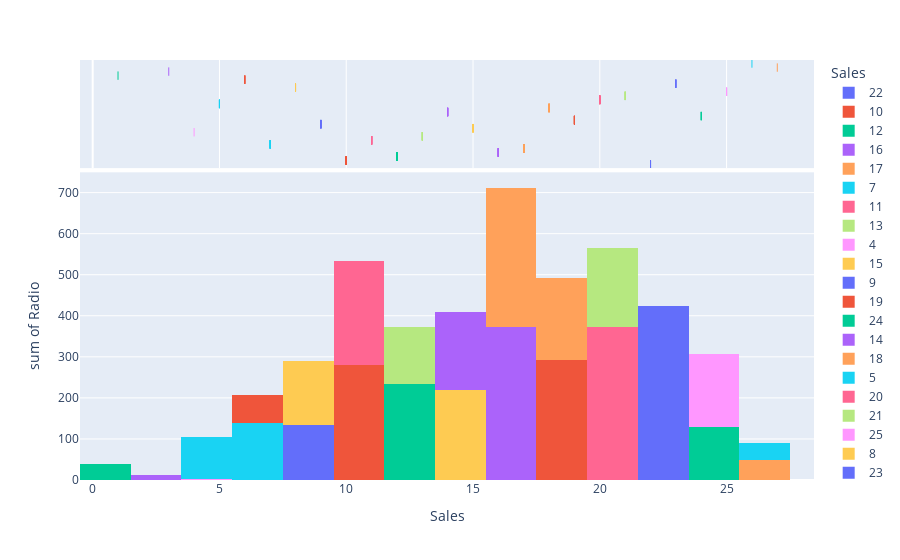

This figure's notebook cell:
### Code cell
fig = px.histogram(df, x="Sales", y="Radio", color="Sales", marginal="rug",
                   hover_data=df.columns)
fig.show()

### Figure 1 — Plotly figure (JSON) as saved in the notebook; plotly's stock layout.template omitted (floating-point values rounded to 4 significant figures)
{"data": [{"alignmentgroup": "True", "bingroup": "x", "histfunc": "sum", "hovertemplate": "Sales=%{x}<br>sum of Radio=%{y}<extra></extra>", "legendgroup": "22", "marker": {"color": "#636efa", "pattern": {"shape": ""}}, "name": "22", "offsetgroup": "22", "orientation": "v", "showlegend": true, "type": "histogram", "x": [22, 22, 22, 22, 22, 22], "xaxis": "x", "y": [37, 47, 41, 43, 36, 45], "yaxis": "y"}, {"alignmentgroup": "True", "boxpoints": "all", "customdata": [[230, 69], [195, 52], [216, 39], [216, 27], [250, 72], [205, 19]], "fillcolor": "rgba(255,255,255,0)", "hoveron": "points", "hovertemplate": "Sales=%{x}<br>TV=%{customdata[0]}<br>Newspaper=%{customdata[1]}<extra></extra>", "jitter": 0, "legendgroup": "22", "line": {"color": "rgba(255,255,255,0)"}, "marker": {"color": "#636efa", "symbol": "line-ns-open"}, "name": "22", "offsetgroup": "22", "showlegend": false, "type": "box", "x": [22, 22, 22, 22, 22, 22], "xaxis": "x2", "yaxis": "y2"}, {"alignmentgroup": "True", "bingroup": "x", "histfunc": "sum", "hovertemplate": "Sales=%{x}<br>sum of Radio=%{y}<extra></extra>", "legendgroup": "10", "marker": {"color": "#EF553B", "pattern": {"shape": ""}}, "name": "10", "offsetgroup": "10", "orientation": "v", "showlegend": true, "type": "histogram", "x": [10, 10, 10, 10, 10, 10, 10, 10, 10, 10, 10, 10, 10, 10, 10], "xaxis": "x", "y": [39, 16, 26, 9, 9, 11, 38, 17, 5, 1, 40, 25, 1, 2, 41], "yaxis": "y"}, {"alignmentgroup": "True", "boxpoints": "all", "customdata": [[44, 45], [70, 40], [43, 35], [89, 35], [100, 3], [87, 25], [36, 65], [73, 12], [104, 34], [140, 9], [38, 11], [44, 20], [149, 24], [139, 26], [39, 5]], "fillcolor": "rgba(255,255,255,0)", "hoveron": "points", "hovertemplate": "Sales=%{x}<br>TV=%{customdata[0]}<br>Newspaper=%{customdata[1]}<extra></extra>", "jitter": 0, "legendgroup": "10", "line": {"color": "rgba(255,255,255,0)"}, "marker": {"color": "#EF553B", "symbol": "line-ns-open"}, "name": "10", "offsetgroup": "10", "showlegend": false, "type": "box", "x": [10, 10, 10, 10, 10, 10, 10, 10, 10, 10, 10, 10, 10, 10, 10], "xaxis": "x2", "yaxis": "y2"}, {"alignmentgroup": "True", "bingroup": "x", "histfunc": "sum", "hovertemplate": "Sales=%{x}<br>sum of Radio=%{y}<extra></extra>", "legendgroup": "12", "marker": {"color": "#00cc96", "pattern": {"shape": ""}}, "name": "12", "offsetgroup": "12", "orientation": "v", "showlegend": true, "type": "histogram", "x": [12, 12, 12, 12, 12, 12, 12, 12, 12, 12, 12], "xaxis": "x", "y": [45, 5, 36, 14, 27, 25, 0, 35, 14, 14, 18], "yaxis": "y"}, {"alignmentgroup": "True", "boxpoints": "all", "customdata": [[17, 69], [66, 24], [67, 114], [109, 31], [76, 16], [88, 73], [90, 23], [75, 52], [139, 25], [96, 38], [131, 34]], "fillcolor": "rgba(255,255,255,0)", "hoveron": "points", "hovertemplate": "Sales=%{x}<br>TV=%{customdata[0]}<br>Newspaper=%{customdata[1]}<extra></extra>", "jitter": 0, "legendgroup": "12", "line": {"color": "rgba(255,255,255,0)"}, "marker": {"color": "#00cc96", "symbol": "line-ns-open"}, "name": "12", "offsetgroup": "12", "showlegend": false, "type": "box", "x": [12, 12, 12, 12, 12, 12, 12, 12, 12, 12, 12], "xaxis": "x2", "yaxis": "y2"}, {"alignmentgroup": "True", "bingroup": "x", "histfunc": "sum", "hovertemplate": "Sales=%{x}<br>sum of Radio=%{y}<extra></extra>", "legendgroup": "16", "marker": {"color": "#ab63fa", "pattern": {"shape": ""}}, "name": "16", "offsetgroup": "16", "orientation": "v", "showlegend": true, "type": "histogram", "x": [16, 16, 16, 16, 16, 16, 16, 16, 16, 16, 16, 16, 16, 16, 16, 16, 16, 16, 16, 16], "xaxis": "x", "y": [41, 22, 22, 3, 42, 40, 47, 31, 3, 4, 2, 13, 23, 39, 18, 3, 7, 3, 7, 2], "yaxis": "y"}, {"alignmentgroup": "True", "boxpoints": "all", "customdata": [[151, 58], [202, 31], [175, 31], [199, 34], [131, 28], [110, 63], [109, 51], [163, 52], [197, 5], [222, 49], [224, 15], [280, 37], [197, 14], [171, 37], [172, 30], [234, 84], [168, 12], [222, 13], [170, 35], [276, 23]], "fillcolor": "rgba(255,255,255,0)", "hoveron": "points", "hovertemplate": "Sales=%{x}<br>TV=%{customdata[0]}<br>Newspaper=%{customdata[1]}<extra></extra>", "jitter": 0, "legendgroup": "16", "line": {"color": "rgba(255,255,255,0)"}, "marker": {"color": "#ab63fa", "symbol": "line-ns-open"}, "name": "16", "offsetgroup": "16", "showlegend": false, "type": "box", "x": [16, 16, 16, 16, 16, 16, 16, 16, 16, 16, 16, 16, 16, 16, 16, 16, 16, 16, 16, 16], "xaxis": "x2", "yaxis": "y2"}, {"alignmentgroup": "True", "bingroup": "x", "histfunc": "sum", "hovertemplate": "Sales=%{x}<br>sum of Radio=%{y}<extra></extra>", "legendgroup": "17", "marker": {"color": "#FFA15A", "pattern": {"shape": ""}}, "name": "17", "offsetgroup": "17", "orientation": "v", "showlegend": true, "type": "histogram", "x": [17, 17, 17, 17, 17, 17, 17, 17, 17, 17, 17, 17, 17, 17, 17, 17, 17, 17, 17, 17, 17], "xaxis": "x", "y": [10, 24, 5, 3, 20, 4, 33, 8, 24, 4, 41, 15, 2, 5, 23, 20, 10, 5, 21, 28, 35], "yaxis": "y"}, {"alignmentgroup": "True", "boxpoints": "all", "customdata": [[180, 58], [214, 4], [237, 23], [262, 19], [265, 0], [290, 8], [177, 38], [206, 26], [213, 13], [239, 36], [135, 45], [175, 2], [265, 43], [206, 19], [215, 57], [164, 47], [165, 17], [218, 27], [253, 30], [191, 18], [149, 6]], "fillcolor": "rgba(255,255,255,0)", "hoveron": "points", "hovertemplate": "Sales=%{x}<br>TV=%{customdata[0]}<br>Newspaper=%{customdata[1]}<extra></extra>", "jitter": 0, "legendgroup": "17", "line": {"color": "rgba(255,255,255,0)"}, "marker": {"color": "#FFA15A", "symbol": "line-ns-open"}, "name": "17", "offsetgroup": "17", "showlegend": false, "type": "box", "x": [17, 17, 17, 17, 17, 17, 17, 17, 17, 17, 17, 17, 17, 17, 17, 17, 17, 17, 17, 17, 17], "xaxis": "x2", "yaxis": "y2"}, {"alignmentgroup": "True", "bingroup": "x", "histfunc": "sum", "hovertemplate": "Sales=%{x}<br>sum of Radio=%{y}<extra></extra>", "legendgroup": "7", "marker": {"color": "#19d3f3", "pattern": {"shape": ""}}, "name": "7", "offsetgroup": "7", "orientation": "v", "showlegend": true, "type": "histogram", "x": [7, 7, 7, 7, 7, 7, 7], "xaxis": "x", "y": [48, 1, 11, 21, 36, 20, 3], "yaxis": "y"}, {"alignmentgroup": "True", "boxpoints": "all", "customdata": [[8, 75], [28, 33], [25, 29], [18, 50], [11, 45], [19, 17], [38, 13]], "fillcolor": "rgba(255,255,255,0)", "hoveron": "points", "hovertemplate": "Sales=%{x}<br>TV=%{customdata[0]}<br>Newspaper=%{customdata[1]}<extra></extra>", "jitter": 0, "legendgroup": "7", "line": {"color": "rgba(255,255,255,0)"}, "marker": {"color": "#19d3f3", "symbol": "line-ns-open"}, "name": "7", "offsetgroup": "7", "showlegend": false, "type": "box", "x": [7, 7, 7, 7, 7, 7, 7], "xaxis": "x2", "yaxis": "y2"}, {"alignmentgroup": "True", "bingroup": "x", "histfunc": "sum", "hovertemplate": "Sales=%{x}<br>sum of Radio=%{y}<extra></extra>", "legendgroup": "11", "marker": {"color": "#FF6692", "pattern": {"shape": ""}}, "name": "11", "offsetgroup": "11", "orientation": "v", "showlegend": true, "type": "histogram", "x": [11, 11, 11, 11, 11, 11, 11, 11, 11, 11, 11, 11, 11, 11, 11, 11], "xaxis": "x", "y": [32, 20, 17, 1, 9, 24, 5, 7, 26, 20, 14, 0, 47, 8, 14, 10], "yaxis": "y"}, {"alignmentgroup": "True", "boxpoints": "all", "customdata": [[57, 23], [69, 18], [112, 38], [95, 7], [69, 0], [31, 2], [129, 31], [116, 23], [76, 22], [75, 32], [107, 10], [80, 9], [48, 8], [121, 48], [117, 5], [75, 6]], "fillcolor": "rgba(255,255,255,0)", "hoveron": "points", "hovertemplate": "Sales=%{x}<br>TV=%{customdata[0]}<br>Newspaper=%{customdata[1]}<extra></extra>", "jitter": 0, "legendgroup": "11", "line": {"color": "rgba(255,255,255,0)"}, "marker": {"color": "#FF6692", "symbol": "line-ns-open"}, "name": "11", "offsetgroup": "11", "showlegend": false, "type": "box", "x": [11, 11, 11, 11, 11, 11, 11, 11, 11, 11, 11, 11, 11, 11, 11, 11], "xaxis": "x2", "yaxis": "y2"}, {"alignmentgroup": "True", "bingroup": "x", "histfunc": "sum", "hovertemplate": "Sales=%{x}<br>sum of Radio=%{y}<extra></extra>", "legendgroup": "13", "marker": {"color": "#B6E880", "pattern": {"shape": ""}}, "name": "13", "offsetgroup": "13", "orientation": "v", "showlegend": true, "type": "histogram", "x": [13, 13, 13, 13, 13, 13, 13], "xaxis": "x", "y": [19, 7, 1, 19, 14, 44, 35], "yaxis": "y"}, {"alignmentgroup": "True", "boxpoints": "all", "customdata": [[120, 11], [97, 7], [97, 30], [136, 16], [139, 10], [68, 35], [85, 49]], "fillcolor": "rgba(255,255,255,0)", "hoveron": "points", "hovertemplate": "Sales=%{x}<br>TV=%{customdata[0]}<br>Newspaper=%{customdata[1]}<extra></extra>", "jitter": 0, "legendgroup": "13", "line": {"color": "rgba(255,255,255,0)"}, "marker": {"color": "#B6E880", "symbol": "line-ns-open"}, "name": "13", "offsetgroup": "13", "showlegend": false, "type": "box", "x": [13, 13, 13, 13, 13, 13, 13], "xaxis": "x2", "yaxis": "y2"}, {"alignmentgroup": "True", "bingroup": "x", "histfunc": "sum", "hovertemplate": "Sales=%{x}<br>sum of Radio=%{y}<extra></extra>", "legendgroup": "4", "marker": {"color": "#FF97FF", "pattern": {"shape": ""}}, "name": "4", "offsetgroup": "4", "orientation": "v", "showlegend": true, "type": "histogram", "x": [4], "xaxis": "x", "y": [2], "yaxis": "y"}, {"alignmentgroup": "True", "boxpoints": "all", "customdata": [[8, 1]], "fillcolor": "rgba(255,255,255,0)", "hoveron": "points", "hovertemplate": "Sales=%{x}<br>TV=%{customdata[0]}<br>Newspaper=%{customdata[1]}<extra></extra>", "jitter": 0, "legendgroup": "4", "line": {"color": "rgba(255,255,255,0)"}, "marker": {"color": "#FF97FF", "symbol": "line-ns-open"}, "name": "4", "offsetgroup": "4", "showlegend": false, "type": "box", "x": [4], "xaxis": "x2", "yaxis": "y2"}, {"alignmentgroup": "True", "bingroup": "x", "histfunc": "sum", "hovertemplate": "Sales=%{x}<br>sum of Radio=%{y}<extra></extra>", "legendgroup": "15", "marker": {"color": "#FECB52", "pattern": {"shape": ""}}, "name": "15", "offsetgroup": "15", "orientation": "v", "showlegend": true, "type": "histogram", "x": [15, 15, 15, 15, 15, 15, 15, 15], "xaxis": "x", "y": [2, 29, 46, 36, 26, 34, 43, 2], "yaxis": "y"}, {"alignmentgroup": "True", "boxpoints": "all", "customdata": [[199, 21], [142, 12], [137, 59], [125, 79], [141, 46], [123, 12], [93, 50], [156, 8]], "fillcolor": "rgba(255,255,255,0)", "hoveron": "points", "hovertemplate": "Sales=%{x}<br>TV=%{customdata[0]}<br>Newspaper=%{customdata[1]}<extra></extra>", "jitter": 0, "legendgroup": "15", "line": {"color": "rgba(255,255,255,0)"}, "marker": {"color": "#FECB52", "symbol": "line-ns-open"}, "name": "15", "offsetgroup": "15", "showlegend": false, "type": "box", "x": [15, 15, 15, 15, 15, 15, 15, 15], "xaxis": "x2", "yaxis": "y2"}, {"alignmentgroup": "True", "bingroup": "x", "histfunc": "sum", "hovertemplate": "Sales=%{x}<br>sum of Radio=%{y}<extra></extra>", "legendgroup": "9", "marker": {"color": "#636efa", "pattern": {"shape": ""}}, "name": "9", "offsetgroup": "9", "orientation": "v", "showlegend": true, "type": "histogram", "x": [9, 9, 9, 9, 9, 9, 9], "xaxis": "x", "y": [35, 12, 11, 0, 12, 39, 25], "yaxis": "y"}, {"alignmentgroup": "True", "boxpoints": "all", "customdata": [[23, 65], [62, 18], [66, 36], [76, 14], [59, 43], [25, 9], [43, 20]], "fillcolor": "rgba(255,255,255,0)", "hoveron": "points", "hovertemplate": "Sales=%{x}<br>TV=%{customdata[0]}<br>Newspaper=%{customdata[1]}<extra></extra>", "jitter": 0, "legendgroup": "9", "line": {"color": "rgba(255,255,255,0)"}, "marker": {"color": "#636efa", "symbol": "line-ns-open"}, "name": "9", "offsetgroup": "9", "showlegend": false, "type": "box", "x": [9, 9, 9, 9, 9, 9, 9], "xaxis": "x2", "yaxis": "y2"}, {"alignmentgroup": "True", "bingroup": "x", "histfunc": "sum", "hovertemplate": "Sales=%{x}<br>sum of Radio=%{y}<extra></extra>", "legendgroup": "19", "marker": {"color": "#EF553B", "pattern": {"shape": ""}}, "name": "19", "offsetgroup": "19", "orientation": "v", "showlegend": true, "type": "histogram", "x": [19, 19, 19, 19, 19, 19, 19, 19, 19, 19, 19], "xaxis": "x", "y": [32, 15, 33, 10, 17, 26, 32, 33, 35, 18, 42], "yaxis": "y"}, {"alignmentgroup": "True", "boxpoints": "all", "customdata": [[204, 46], [227, 49], [217, 59], [280, 21], [187, 17], [255, 5], [229, 74], [219, 45], [193, 75], [188, 25], [166, 3]], "fillcolor": "rgba(255,255,255,0)", "hoveron": "points", "hovertemplate": "Sales=%{x}<br>TV=%{customdata[0]}<br>Newspaper=%{customdata[1]}<extra></extra>", "jitter": 0, "legendgroup": "19", "line": {"color": "rgba(255,255,255,0)"}, "marker": {"color": "#EF553B", "symbol": "line-ns-open"}, "name": "19", "offsetgroup": "19", "showlegend": false, "type": "box", "x": [19, 19, 19, 19, 19, 19, 19, 19, 19, 19, 19], "xaxis": "x2", "yaxis": "y2"}, {"alignmentgroup": "True", "bingroup": "x", "histfunc": "sum", "hovertemplate": "Sales=%{x}<br>sum of Radio=%{y}<extra></extra>", "legendgroup": "24", "marker": {"color": "#00cc96", "pattern": {"shape": ""}}, "name": "24", "offsetgroup": "24", "orientation": "v", "showlegend": true, "type": "histogram", "x": [24, 24, 24], "xaxis": "x", "y": [39, 42, 49], "yaxis": "y"}, {"alignmentgroup": "True", "boxpoints": "all", "customdata": [[281, 55], [261, 54], [220, 3]], "fillcolor": "rgba(255,255,255,0)", "hoveron": "points", "hovertemplate": "Sales=%{x}<br>TV=%{customdata[0]}<br>Newspaper=%{customdata[1]}<extra></extra>", "jitter": 0, "legendgroup": "24", "line": {"color": "rgba(255,255,255,0)"}, "marker": {"color": "#00cc96", "symbol": "line-ns-open"}, "name": "24", "offsetgroup": "24", "showlegend": false, "type": "box", "x": [24, 24, 24], "xaxis": "x2", "yaxis": "y2"}, {"alignmentgroup": "True", "bingroup": "x", "histfunc": "sum", "hovertemplate": "Sales=%{x}<br>sum of Radio=%{y}<extra></extra>", "legendgroup": "14", "marker": {"color": "#ab63fa", "pattern": {"shape": ""}}, "name": "14", "offsetgroup": "14", "orientation": "v", "showlegend": true, "type": "histogram", "x": [14, 14, 14, 14, 14, 14, 14, 14], "xaxis": "x", "y": [23, 49, 29, 28, 4, 46, 4, 9], "yaxis": "y"}, {"alignmentgroup": "True", "boxpoints": "all", "customdata": [[147, 19], [74, 45], [102, 8], [120, 14], [134, 9], [78, 34], [94, 8], [177, 6]], "fillcolor": "rgba(255,255,255,0)", "hoveron": "points", "hovertemplate": "Sales=%{x}<br>TV=%{customdata[0]}<br>Newspaper=%{customdata[1]}<extra></extra>", "jitter": 0, "legendgroup": "14", "line": {"color": "rgba(255,255,255,0)"}, "marker": {"color": "#ab63fa", "symbol": "line-ns-open"}, "name": "14", "offsetgroup": "14", "showlegend": false, "type": "box", "x": [14, 14, 14, 14, 14, 14, 14, 14], "xaxis": "x2", "yaxis": "y2"}, {"alignmentgroup": "True", "bingroup": "x", "histfunc": "sum", "hovertemplate": "Sales=%{x}<br>sum of Radio=%{y}<extra></extra>", "legendgroup": "18", "marker": {"color": "#FFA15A", "pattern": {"shape": ""}}, "name": "18", "offsetgroup": "18", "orientation": "v", "showlegend": true, "type": "histogram", "x": [18, 18, 18, 18, 18, 18, 18, 18, 18], "xaxis": "x", "y": [27, 27, 29, 27, 30, 8, 7, 36, 8], "yaxis": "y"}, {"alignmentgroup": "True", "boxpoints": "all", "customdata": [[218, 53], [248, 22], [210, 9], [237, 11], [199, 38], [225, 56], [240, 8], [163, 7], [232, 8]], "fillcolor": "rgba(255,255,255,0)", "hoveron": "points", "hovertemplate": "Sales=%{x}<br>TV=%{customdata[0]}<br>Newspaper=%{customdata[1]}<extra></extra>", "jitter": 0, "legendgroup": "18", "line": {"color": "rgba(255,255,255,0)"}, "marker": {"color": "#FFA15A", "symbol": "line-ns-open"}, "name": "18", "offsetgroup": "18", "showlegend": false, "type": "box", "x": [18, 18, 18, 18, 18, 18, 18, 18, 18], "xaxis": "x2", "yaxis": "y2"}, {"alignmentgroup": "True", "bingroup": "x", "histfunc": "sum", "hovertemplate": "Sales=%{x}<br>sum of Radio=%{y}<extra></extra>", "legendgroup": "5", "marker": {"color": "#19d3f3", "pattern": {"shape": ""}}, "name": "5", "offsetgroup": "5", "orientation": "v", "showlegend": true, "type": "histogram", "x": [5, 5, 5, 5, 5, 5], "xaxis": "x", "y": [15, 28, 29, 0, 27, 4], "yaxis": "y"}, {"alignmentgroup": "True", "boxpoints": "all", "customdata": [[13, 49], [7, 41], [5, 9], [13, 25], [8, 2], [17, 31]], "fillcolor": "rgba(255,255,255,0)", "hoveron": "points", "hovertemplate": "Sales=%{x}<br>TV=%{customdata[0]}<br>Newspaper=%{customdata[1]}<extra></extra>", "jitter": 0, "legendgroup": "5", "line": {"color": "rgba(255,255,255,0)"}, "marker": {"color": "#19d3f3", "symbol": "line-ns-open"}, "name": "5", "offsetgroup": "5", "showlegend": false, "type": "box", "x": [5, 5, 5, 5, 5, 5], "xaxis": "x2", "yaxis": "y2"}, {"alignmentgroup": "True", "bingroup": "x", "histfunc": "sum", "hovertemplate": "Sales=%{x}<br>sum of Radio=%{y}<extra></extra>", "legendgroup": "20", "marker": {"color": "#FF6692", "pattern": {"shape": ""}}, "name": "20", "offsetgroup": "20", "orientation": "v", "showlegend": true, "type": "histogram", "x": [20, 20, 20, 20, 20, 20, 20, 20, 20, 20, 20, 20, 20, 20, 20, 20], "xaxis": "x", "y": [16, 16, 27, 28, 15, 18, 21, 34, 20, 28, 43, 33, 21, 10, 30, 13], "yaxis": "y"}, {"alignmentgroup": "True", "boxpoints": "all", "customdata": [[228, 26], [240, 22], [293, 1], [262, 15], [239, 27], [193, 65], [184, 22], [238, 5], [209, 10], [273, 59], [184, 1], [220, 37], [187, 9], [284, 6], [248, 20], [286, 3]], "fillcolor": "rgba(255,255,255,0)", "hoveron": "points", "hovertemplate": "Sales=%{x}<br>TV=%{customdata[0]}<br>Newspaper=%{customdata[1]}<extra></extra>", "jitter": 0, "legendgroup": "20", "line": {"color": "rgba(255,255,255,0)"}, "marker": {"color": "#FF6692", "symbol": "line-ns-open"}, "name": "20", "offsetgroup": "20", "showlegend": false, "type": "box", "x": [20, 20, 20, 20, 20, 20, 20, 20, 20, 20, 20, 20, 20, 20, 20, 20], "xaxis": "x2", "yaxis": "y2"}, {"alignmentgroup": "True", "bingroup": "x", "histfunc": "sum", "hovertemplate": "Sales=%{x}<br>sum of Radio=%{y}<extra></extra>", "legendgroup": "21", "marker": {"color": "#B6E880", "pattern": {"shape": ""}}, "name": "21", "offsetgroup": "21", "orientation": "v", "showlegend": true, "type": "histogram", "x": [21, 21, 21, 21, 21], "xaxis": "x", "y": [28, 37, 46, 43, 38], "yaxis": "y"}, {"alignmentgroup": "True", "boxpoints": "all", "customdata": [[292, 43], [228, 32], [182, 58], [213, 33], [241, 23]], "fillcolor": "rgba(255,255,255,0)", "hoveron": "points", "hovertemplate": "Sales=%{x}<br>TV=%{customdata[0]}<br>Newspaper=%{customdata[1]}<extra></extra>", "jitter": 0, "legendgroup": "21", "line": {"color": "rgba(255,255,255,0)"}, "marker": {"color": "#B6E880", "symbol": "line-ns-open"}, "name": "21", "offsetgroup": "21", "showlegend": false, "type": "box", "x": [21, 21, 21, 21, 21], "xaxis": "x2", "yaxis": "y2"}, {"alignmentgroup": "True", "bingroup": "x", "histfunc": "sum", "hovertemplate": "Sales=%{x}<br>sum of Radio=%{y}<extra></extra>", "legendgroup": "25", "marker": {"color": "#FF97FF", "pattern": {"shape": ""}}, "name": "25", "offsetgroup": "25", "orientation": "v", "showlegend": true, "type": "histogram", "x": [25, 25, 25, 25], "xaxis": "x", "y": [43, 42, 49, 42], "yaxis": "y"}, {"alignmentgroup": "True", "boxpoints": "all", "customdata": [[266, 5], [289, 51], [243, 44], [283, 66]], "fillcolor": "rgba(255,255,255,0)", "hoveron": "points", "hovertemplate": "Sales=%{x}<br>TV=%{customdata[0]}<br>Newspaper=%{customdata[1]}<extra></extra>", "jitter": 0, "legendgroup": "25", "line": {"color": "rgba(255,255,255,0)"}, "marker": {"color": "#FF97FF", "symbol": "line-ns-open"}, "name": "25", "offsetgroup": "25", "showlegend": false, "type": "box", "x": [25, 25, 25, 25], "xaxis": "x2", "yaxis": "y2"}, {"alignmentgroup": "True", "bingroup": "x", "histfunc": "sum", "hovertemplate": "Sales=%{x}<br>sum of Radio=%{y}<extra></extra>", "legendgroup": "8", "marker": {"color": "#FECB52", "pattern": {"shape": ""}}, "name": "8", "offsetgroup": "8", "orientation": "v", "showlegend": true, "type": "histogram", "x": [8, 8, 8, 8, 8, 8, 8], "xaxis": "x", "y": [25, 2, 33, 43, 37, 11, 5], "yaxis": "y"}, {"alignmentgroup": "True", "boxpoints": "all", "customdata": [[25, 43], [53, 21], [26, 19], [16, 89], [17, 21], [50, 18], [56, 29]], "fillcolor": "rgba(255,255,255,0)", "hoveron": "points", "hovertemplate": "Sales=%{x}<br>TV=%{customdata[0]}<br>Newspaper=%{customdata[1]}<extra></extra>", "jitter": 0, "legendgroup": "8", "line": {"color": "rgba(255,255,255,0)"}, "marker": {"color": "#FECB52", "symbol": "line-ns-open"}, "name": "8", "offsetgroup": "8", "showlegend": false, "type": "box", "x": [8, 8, 8, 8, 8, 8, 8], "xaxis": "x2", "yaxis": "y2"}, {"alignmentgroup": "True", "bingroup": "x", "histfunc": "sum", "hovertemplate": "Sales=%{x}<br>sum of Radio=%{y}<extra></extra>", "legendgroup": "23", "marker": {"color": "#636efa", "pattern": {"shape": ""}}, "name": "23", "offsetgroup": "23", "orientation": "v", "showlegend": true, "type": "histogram", "x": [23, 23, 23, 23], "xaxis": "x", "y": [41, 49, 49, 36], "yaxis": "y"}, {"alignmentgroup": "True", "boxpoints": "all", "customdata": [[239, 18], [198, 60], [210, 37], [296, 100]], "fillcolor": "rgba(255,255,255,0)", "hoveron": "points", "hovertemplate": "Sales=%{x}<br>TV=%{customdata[0]}<br>Newspaper=%{customdata[1]}<extra></extra>", "jitter": 0, "legendgroup": "23", "line": {"color": "rgba(255,255,255,0)"}, "marker": {"color": "#636efa", "symbol": "line-ns-open"}, "name": "23", "offsetgroup": "23", "showlegend": false, "type": "box", "x": [23, 23, 23, 23], "xaxis": "x2", "yaxis": "y2"}, {"alignmentgroup": "True", "bingroup": "x", "histfunc": "sum", "hovertemplate": "Sales=%{x}<br>sum of Radio=%{y}<extra></extra>", "legendgroup": "6", "marker": {"color": "#EF553B", "pattern": {"shape": ""}}, "name": "6", "offsetgroup": "6", "orientation": "v", "showlegend": true, "type": "histogram", "x": [6, 6, 6, 6], "xaxis": "x", "y": [1, 16, 38, 12], "yaxis": "y"}, {"alignmentgroup": "True", "boxpoints": "all", "customdata": [[27, 20], [19, 22], [7, 50], [18, 23]], "fillcolor": "rgba(255,255,255,0)", "hoveron": "points", "hovertemplate": "Sales=%{x}<br>TV=%{customdata[0]}<br>Newspaper=%{customdata[1]}<extra></extra>", "jitter": 0, "legendgroup": "6", "line": {"color": "rgba(255,255,255,0)"}, "marker": {"color": "#EF553B", "symbol": "line-ns-open"}, "name": "6", "offsetgroup": "6", "showlegend": false, "type": "box", "x": [6, 6, 6, 6], "xaxis": "x2", "yaxis": "y2"}, {"alignmentgroup": "True", "bingroup": "x", "histfunc": "sum", "hovertemplate": "Sales=%{x}<br>sum of Radio=%{y}<extra></extra>", "legendgroup": "1", "marker": {"color": "#00cc96", "pattern": {"shape": ""}}, "name": "1", "offsetgroup": "1", "orientation": "v", "showlegend": true, "type": "histogram", "x": [1], "xaxis": "x", "y": [39], "yaxis": "y"}, {"alignmentgroup": "True", "boxpoints": "all", "customdata": [[0, 8]], "fillcolor": "rgba(255,255,255,0)", "hoveron": "points", "hovertemplate": "Sales=%{x}<br>TV=%{customdata[0]}<br>Newspaper=%{customdata[1]}<extra></extra>", "jitter": 0, "legendgroup": "1", "line": {"color": "rgba(255,255,255,0)"}, "marker": {"color": "#00cc96", "symbol": "line-ns-open"}, "name": "1", "offsetgroup": "1", "showlegend": false, "type": "box", "x": [1], "xaxis": "x2", "yaxis": "y2"}, {"alignmentgroup": "True", "bingroup": "x", "histfunc": "sum", "hovertemplate": "Sales=%{x}<br>sum of Radio=%{y}<extra></extra>", "legendgroup": "3", "marker": {"color": "#ab63fa", "pattern": {"shape": ""}}, "name": "3", "offsetgroup": "3", "orientation": "v", "showlegend": true, "type": "histogram", "x": [3], "xaxis": "x", "y": [11], "yaxis": "y"}, {"alignmentgroup": "True", "boxpoints": "all", "customdata": [[4, 5]], "fillcolor": "rgba(255,255,255,0)", "hoveron": "points", "hovertemplate": "Sales=%{x}<br>TV=%{customdata[0]}<br>Newspaper=%{customdata[1]}<extra></extra>", "jitter": 0, "legendgroup": "3", "line": {"color": "rgba(255,255,255,0)"}, "marker": {"color": "#ab63fa", "symbol": "line-ns-open"}, "name": "3", "offsetgroup": "3", "showlegend": false, "type": "box", "x": [3], "xaxis": "x2", "yaxis": "y2"}, {"alignmentgroup": "True", "bingroup": "x", "histfunc": "sum", "hovertemplate": "Sales=%{x}<br>sum of Radio=%{y}<extra></extra>", "legendgroup": "27", "marker": {"color": "#FFA15A", "pattern": {"shape": ""}}, "name": "27", "offsetgroup": "27", "orientation": "v", "showlegend": true, "type": "histogram", "x": [27], "xaxis": "x", "y": [48], "yaxis": "y"}, {"alignmentgroup": "True", "boxpoints": "all", "customdata": [[276, 41]], "fillcolor": "rgba(255,255,255,0)", "hoveron": "points", "hovertemplate": "Sales=%{x}<br>TV=%{customdata[0]}<br>Newspaper=%{customdata[1]}<extra></extra>", "jitter": 0, "legendgroup": "27", "line": {"color": "rgba(255,255,255,0)"}, "marker": {"color": "#FFA15A", "symbol": "line-ns-open"}, "name": "27", "offsetgroup": "27", "showlegend": false, "type": "box", "x": [27], "xaxis": "x2", "yaxis": "y2"}, {"alignmentgroup": "True", "bingroup": "x", "histfunc": "sum", "hovertemplate": "Sales=%{x}<br>sum of Radio=%{y}<extra></extra>", "legendgroup": "26", "marker": {"color": "#19d3f3", "pattern": {"shape": ""}}, "name": "26", "offsetgroup": "26", "orientation": "v", "showlegend": true, "type": "histogram", "x": [26], "xaxis": "x", "y": [43], "yaxis": "y"}, {"alignmentgroup": "True", "boxpoints": "all", "customdata": [[287, 71]], "fillcolor": "rgba(255,255,255,0)", "hoveron": "points", "hovertemplate": "Sales=%{x}<br>TV=%{customdata[0]}<br>Newspaper=%{customdata[1]}<extra></extra>", "jitter": 0, "legendgroup": "26", "line": {"color": "rgba(255,255,255,0)"}, "marker": {"color": "#19d3f3", "symbol": "line-ns-open"}, "name": "26", "offsetgroup": "26", "showlegend": false, "type": "box", "x": [26], "xaxis": "x2", "yaxis": "y2"}], "layout": {"autosize": true, "barmode": "relative", "legend": {"title": {"text": "Sales"}, "tracegroupgap": 0}, "margin": {"t": 60}, "xaxis": {"anchor": "y", "autorange": true, "categoryarray": [22, 10, 12, 16, 17, 7, 11, 13, 4, 15, 9, 19, 24, 14, 18, 5, 20, 21, 25, 8, 23, 6, 1, 3, 27, 26], "categoryorder": "array", "domain": [0, 1], "range": [-0.5, 28.45], "title": {"text": "Sales"}, "type": "linear"}, "xaxis2": {"anchor": "y2", "autorange": true, "domain": [0, 1], "matches": "x", "range": [-0.5, 28.45], "showgrid": true, "showticklabels": false, "type": "linear"}, "yaxis": {"anchor": "x", "autorange": true, "domain": [0, 0.7326], "range": [0, 749.5], "title": {"text": "sum of Radio"}, "type": "linear"}, "yaxis2": {"anchor": "x2", "autorange": true, "domain": [0.7426, 1], "matches": "y2", "range": [-1.954, 25.5], "showgrid": false, "showline": false, "showticklabels": false, "ticks": "", "type": "category"}}}
